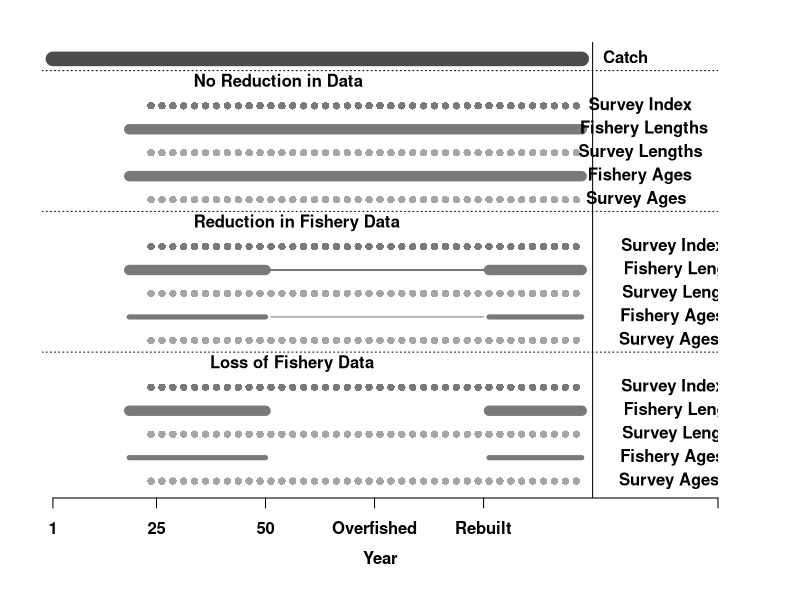

R code for this plot:
##########################################################
##########################################################
##													   	##
##				Data Availability Plot				   	##
##						Chapter 3						##
##		       Created: March 31, 2016				   	##
##				   Chantel Wetzel					   	##
##														##
##########################################################
##########################################################


catch.start  = 1
end.yr       = 100 - 2
survey.freq  = 2
survey.start = s.age.start  = s.len.start  = 19
f.age.start  = f.len.start  = 15

y.max = 1 + 5 + 5 + 3 +2 + 3 #Catch + Survey + Comps + Comps + Survey only comps + blank lines
fl.size  = 10
flr.size = 2
fa.size  = 5
far.size = 1
lab.size = 1
# Create vectors that will be ploted for each data source
catch  <- catch.start:end.yr
f.lens <- f.len.start:end.yr
f.ages <- f.age.start:end.yr
survey <- seq(survey.start, end.yr, survey.freq)
s.lens <- seq(s.len.start, end.yr, survey.freq)
s.ages <- seq(s.age.start, end.yr, survey.freq)

label<-c("Catch", "Survey Index", "Fishery Lengths", "Survey Lengths", "Fishery Ages", "Survey Ages", #DS 1
				  "Survey Index", "Fishery Lengths", "Survey Lengths", "Fishery Ages", "Survey Ages", #DS 2
				  "Survey Index", "Fishery Lengths", "Survey Lengths", "Fishery Ages", "Survey Ages") #DS 3


#symbols(x=x, y=y, circles=sqrt(size.cex)*maxsize,
#                      bg=adjustcolor(fleetcol[fleets==ifleet], alpha.f=alphasize),
#                      add=TRUE, inches=FALSE)


linecol1 <- rgb(0.3,0.3,0.3,1)
linecol2 <- rgb(0.3,0.3,0.3,.75) # dark grey with alpha (opacity) = 0.5
linecol3 <- rgb(0.3,0.3,0.3,.50) # black with alpha (opacity) = 0.5
linecol4 <- rgb(0.3,0.3,0.3,.35)

#png("DataScenarios.png",width=7,height=7,res=300,units="in") 

#Catch
	windows(width=9,height=7)
	par(mar=c(5.1,2.1,2.1,4.1))
	plot(catch, rep(max(y.max), end.yr), type="l", lwd=14, ylim=c(1,y.max), xlim=c(-1, end.yr + 25), xaxs="i", 
		col=linecol1,axes=FALSE, xlab="",ylab="")
	axis(side = 1, at = c(1, 20, 40, 60, 80, end.yr + 25), labels = c( 1, 25, 50, "Overfished", "Rebuilt", "" ), font =2 )
	mtext(side = 1,"Year", line=2.5, font = 2)
	text(end.yr + 14, max(y.max), label[1], pos = 2, font = 2, col = 1, cex = lab.size) 
	abline(v = end.yr + 2, lty=1); 
	#abline(h = max(y.max) - 0.20, lty=3)
	abline(h = max(y.max) - 0.5, lty=3)

# No reduction in sampling data scenario
	text(25, y.max - 1,"No Reduction in Data", font = 2, pos = 4, cex = lab.size)
	# Survey
		points(survey, rep(max(y.max) - 2, length(survey)), type = "p", pch = 16, lwd = 2, col = linecol2)
		text(end.yr + 22,  max(y.max) - 2, label[2], pos=2, col=1, font=2, cex=lab.size)
	#Fishery Lengths
		lines(f.lens,  rep(max(y.max) - 3, length(f.lens)), type="l", lwd=fl.size, col=linecol2)
		text(end.yr + 25,  max(y.max) - 3, label[3], pos=2, col=1, font=2, cex=lab.size)
	#Survey Lengths
		points(s.lens, rep(max(y.max) - 4, length(s.lens)), type="p", pch = 16, lwd=far.size, col=linecol3)
		text(end.yr + 24,  max(y.max) - 4, label[4], pos=2, col=1, font=2, cex=lab.size)
	#Fishery Ages
		lines(f.ages,  rep(max(y.max) - 5, length(f.ages)), type="l", lwd=fl.size, col=linecol2)
		text(end.yr + 22,  max(y.max) - 5, label[5], pos=2, col=1, font=2, cex=lab.size)
	#Survey Ages
		points(s.lens, rep(max(y.max) - 6, length(s.ages)), type="p", pch = 16, lwd=far.size, col=linecol3)
		text(end.yr + 21,  max(y.max) - 6, label[6], pos=2, col=1, font=2, cex=lab.size)
	abline(h = max(y.max) - 6.5, lty=3)

# Reduction in Data 
	text(25, y.max - 7, "Reduction in Fishery Data", font = 2, pos = 4, cex = lab.size)
	# Survey
		points(survey, rep(max(y.max) - 8, length(survey)), type = "p", pch = 16, lwd = 2, col = linecol2)
		text(end.yr + 28,  max(y.max) - 8, label[7], pos=2, col=1, font=2, cex=lab.size)
	#Fishery Lengths
		lines(f.len.start:40,   rep(max(y.max) - 9, length(f.len.start:40)), type="l", lwd=fl.size, col=linecol2)		
		lines(41:80,            rep(max(y.max) - 9, 40), type="l", lwd=flr.size, col=linecol2)
		lines(81:end.yr,        rep(max(y.max) - 9, length(81:end.yr)), type="l", lwd=fl.size, col=linecol2)
		text(end.yr + 33,           max(y.max) - 9, label[8], pos=2, col=1, font=2, cex=lab.size)
	#Survey Lengths
		points(s.lens, rep(max(y.max) - 10, length(s.lens)), type="p", pch = 16, lwd=far.size, col=linecol3)
		text(end.yr + 32,  max(y.max) - 10, label[9], pos=2, col=1, font=2, cex=lab.size)
	#Fishery Ages
		lines(f.age.start:40,   rep(max(y.max) - 11, length(f.age.start:40)), type="l", lwd=fa.size, col=linecol2)		
		lines(41:80,            rep(max(y.max) - 11, 40), type="l", lwd=far.size, col=linecol2)
		lines(81:end.yr,        rep(max(y.max) - 11, length(81:end.yr)), type="l", lwd=fa.size, col=linecol2)
		text(end.yr + 28,           max(y.max) - 11, label[10], pos=2, col=1, font=2, cex=lab.size)
	#Survey Ages
		points(s.lens, rep(max(y.max) - 12, length(s.ages)), type="p", pch = 16, lwd=far.size, col=linecol3)
		text(end.yr + 27,  max(y.max) - 12, label[11], pos=2, col=1, font=2, cex=lab.size)
	abline(h = max(y.max) - 12.5, lty=3)

# Loss of Fishery Data
	text(28, y.max - 13, "Loss of Fishery Data", font = 2, pos = 4)
	# Survey
		points(survey, rep(max(y.max) - 14, length(survey)), type = "p", pch = 16, lwd = 2, col = linecol2)
		text(end.yr + 28,  max(y.max) - 14, label[12], pos=2, col=1, font=2, cex=lab.size)
	#Fishery Lengths
		lines(f.len.start:40,   rep(max(y.max) - 15, length(f.len.start:40)), type="l", lwd=fl.size, col=linecol2)		
		lines(81:end.yr,        rep(max(y.max) - 15, length(81:end.yr)), type="l", lwd=fl.size, col=linecol2)
		text(end.yr + 33,           max(y.max) - 15, label[13], pos=2, col=1, font=2, cex=lab.size)
	#Survey Lengths
		points(s.lens, rep(max(y.max) - 16, length(s.lens)), type="p", pch = 16, lwd=far.size, col=linecol3)
		text(end.yr + 32,  max(y.max) - 16, label[14], pos=2, col=1, font=2, cex=lab.size)
	#Fishery Ages
		lines(f.age.start:40,   rep(max(y.max) - 17, length(f.age.start:40)), type="l", lwd=fa.size, col=linecol2)		
		lines(81:end.yr,        rep(max(y.max) - 17, length(81:end.yr)), type="l", lwd=fa.size, col=linecol2)
		text(end.yr + 28,           max(y.max) - 17, label[15], pos=2, col=1, font=2, cex=lab.size)
	#Survey Ages
		points(s.lens, rep(max(y.max) - 18, length(s.ages)), type="p", pch = 16, lwd=far.size, col=linecol3)
		text(end.yr + 27,  max(y.max) - 18, label[16], pos=2, col=1, font=2, cex=lab.size)
